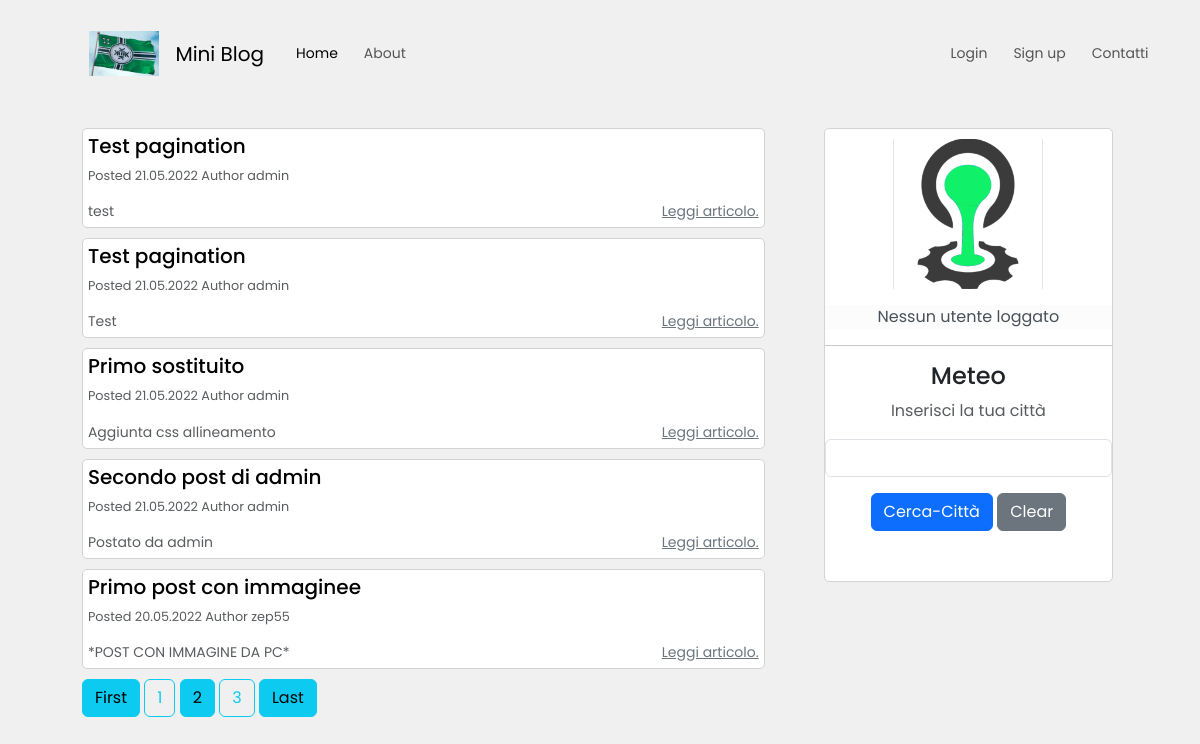
Page /?page=2 on the earlier database version.
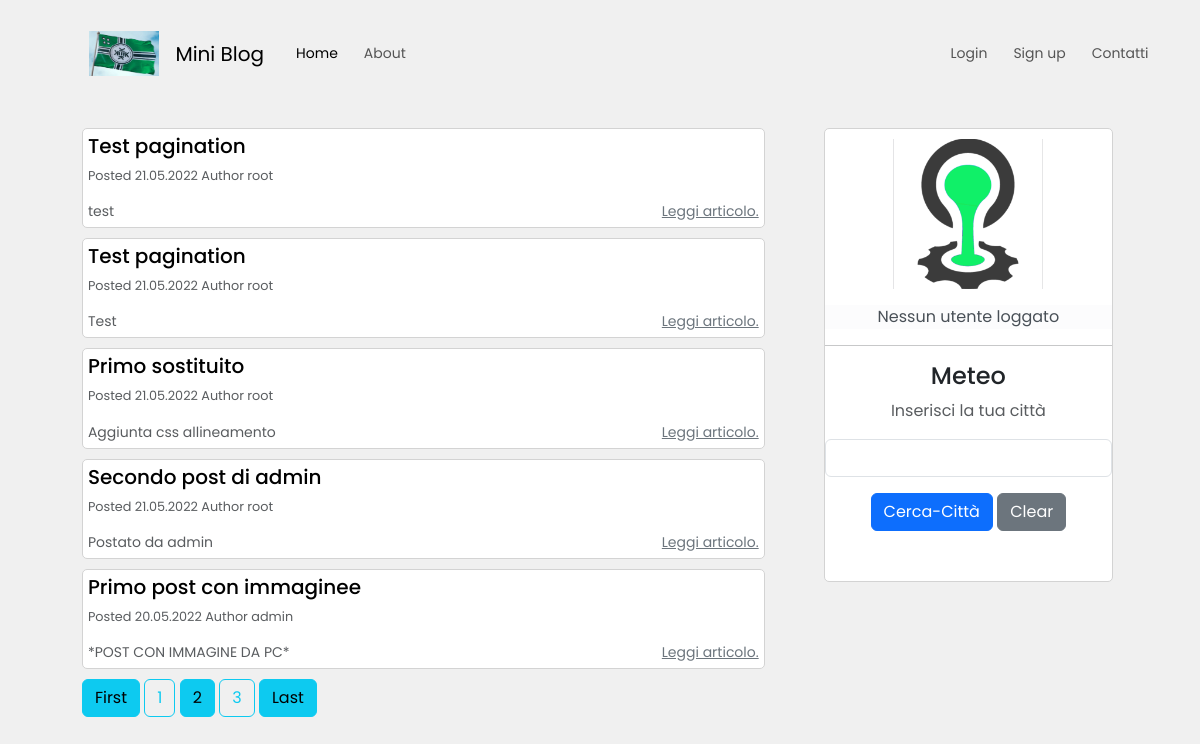
Same page on the later database version.
### blog/models.py (models this page shows, shortened)
class Post(db.Model):
    id = db.Column(db.Integer, primary_key=True)
    user_id = db.Column(db.Integer, db.ForeignKey('user.id'), nullable=False)
    created_at = db.Column(db.DateTime, default=datetime.now)
    title = db.Column(db.String(120), nullable=False)
    slug = db.Column(db.String(250))
    description = db.Column(db.String(240))
    body = db.Column(db.Text(), nullable=False)
    image = db.Column(db.String(120))

class User(UserMixin, db.Model):
    id = db.Column(db.Integer, primary_key=True)
    created_at = db.Column(db.DateTime, default=datetime.now)
    username = db.Column(db.String(12), unique=True, nullable=False)
    email = db.Column(db.String(50), unique=True, nullable=False)
    password = db.Column(db.String(250), nullable=False)
    posts = db.relationship('Post', backref='author', lazy='dynamic')

### blog/routes.py (the view)
@app.route("/", methods=["GET"])
def homepage():
    page_number = request.args.get("page", 1, type=int)
    posts = Post.query.order_by(Post.created_at.desc()).paginate(page_number, 5, True)
    return render_template(
        "homepage.html",
        posts=posts,
        weather_data=None,  # Non includiamo dati meteo per richieste GET
    )

### blog/templates/homepage.html (shortened to what this page needs)
{% extends 'base.html' %}
{% block content %}
<div class="container ">
    <div class="row ">
        <div class="col-sm-8">
            {% for post in posts.items %}
            <div class="single-post-home">
                <h5>
                    <a class="custom-link" href="{{ url_for('post_detail', post_slug=post.slug) }}">
                        {{ post.title }}
                    </a>
                </h5>
                <p class="p-small-two text-muted">Posted {{ post.created_at.strftime('%d.%m.%Y') }} Author
                    {{post.author.username }}
                </p>
                {% if post.description %}
                <p class="p-small-one text-muted mb-0">
                    {{ post.description }}
                    <a class="read-more myFloat_Right" href="{{ url_for('post_detail', post_slug=post.slug) }}">Leggi
                        articolo.</a>
                </p>
                {% endif %}
            </div>
            {% endfor %}
            <div class="pagination-block">
                <a class="btn btn-info mb-4" href="{{ url_for('homepage', page=1) }}">First</a>
                {% for page_num in posts.iter_pages(left_edge=1, right_edge=1, left_current=1, right_current=2) %}
                {% if page_num %}
                {% if posts.page == page_num %}
                <a class="btn btn-info mb-4" href="{{ url_for('homepage', page=page_num) }}">{{ page_num }}</a>
                {% else %}
                <a class="btn btn-outline-info mb-4" href="{{ url_for('homepage', page=page_num) }}">{{ page_num }}</a>
                {% endif %}
                {% else %}
                ...
                {% endif %}
                {% endfor %}
                <a class="btn btn-info mb-4" href="{{ url_for('homepage', page=posts.pages) }}">Last</a>
            </div>
        </div>
        <div class="col-sm-4">
            <div class="greyCol">
                <div class="about-snippet-block text-center">
                    <img class="img-fluid" width="150" src="{{ url_for('static', filename='img/Delta_Green.png') }}"
                        alt="">
                    <div class="mt-3">
                        {% if current_user.is_authenticated %}
                        <h3>Benvenuto</h3>
                        <a class="mr-2" href="/account">{{ current_user.username }}</a>
                        {% else %}
                        <li class="list-group-item list-group-item-light">Nessun utente loggato</li>
                        {% endif %}
                        <hr>
                        <h4>Meteo</h4>
                        <p class='text-muted'>Inserisci la tua città</p>
                        <form method="POST" action="/">
                            <div class="input-group mb-3 text-center ">
                                <input class="form-control" type="text" onfocus="this.value=''" name="city" required
                                    style="width: 150px;">
                            </div>
                            <div class="form-group mb-3">
                                <input class=" btn btn-primary" type="submit" value="Cerca-Città">
                                <input class="btn btn-secondary" type="button" value="Clear"
                                    onclick="clearWeatherData()">
                            </div>
                        </form>
                        <br>
                    </div>
                </div>
            </div>
        </div>
    </div>
</div>
{% endblock %}

### blog/templates/base.html (shortened to what this page needs)
<!DOCTYPE html>
<html lang="en">
<head>
    <link href="https://cdn.jsdelivr.net/npm/bootstrap@5.3.0/dist/css/bootstrap.min.css" rel="stylesheet"
>
    <link rel="stylesheet" href="https://cdnjs.cloudflare.com/ajax/libs/font-awesome/5.15.3/css/all.min.css"
 />
    <link rel="stylesheet" href="{{ url_for('static', filename='blog.css') }}">
</head>
<body>
    <div class="container-fluid">
        <div class="row justify-content-md-center">
            <div class="col">
                <nav class="navbar navbar-expand-lg mt-2 mb-4">
                    <div class="container navbar-container">
                        <a class="navbar-brand ms-5" href="/">
                            <img src="{{ url_for('static', filename='img/keky.png') }}" height="45" width="70" />
                        </a>
                        <a class="navbar-brand" href="{{ url_for('homepage') }}">Mini Blog</a>
                        <div class="collapse navbar-collapse" id="mynavbar">
                            <ul class="navbar-nav me-auto mb-2 mb-md-0">
                                <li class="nav-item">
                                    <a class="nav-link{% if request.path == '/' %} active{% endif %}"
                                        href="{{ url_for('homepage') }}">Home</a>
                                </li>
                                <li class="nav-item">
                                    <a class="nav-link{% if request.path == '/about' %} active{% endif %}"
                                        href="{{ url_for('about') }}">About</a>
                                </li>
                            </ul>
                            <ul class="navbar-nav ms-auto mb-2 mb-md-0">
                                {% if not current_user.is_authenticated %}
                                <li class="nav-item">
                                    <a class="nav-link{% if request.path == '/login' %} active{% endif %}"
                                        href="{{ url_for('login') }}">Login</a>
                                </li>
                                <li class="nav-item">
                                    <a class="nav-link{% if request.path == '/register' %} active{% endif %}"
                                        href="{{ url_for('register') }}">Sign up</a>
                                </li>
                                {% endif %}
                                <li class="nav-item">
                                    <a class="nav-link{% if request.path == '/contact' %} active{% endif %}"
                                        href="{{ url_for('contact') }}">Contatti</a>
                                </li>
                            </ul>
                        </div>
                    </div>
                </nav>
            </div>
        </div>
    </div>
    <div class="container">
        {% block content %}
        {% endblock %}
    </div>
</body>
</html>

### blog/static/blog.css (style rules this page uses)
html, body { font-family: 'Poppins', sans-serif; background-color: #f0f0f0; }
.greyCol { padding: 5px; }
.container { width: 95%; }
.navbar-container { max-width: 95%; font-size: 0.875rem; padding: 10px 0px 10px 0px; overflow: hidden; }
.pagination-block { margin-bottom: 30px; }
.about-snippet-block { background-color: #fff; border: 1px solid #d3d3d3; border-radius: 5px; padding: 10px 0px 10px 0px; margin-left: 30px; }
.single-post-home { background-color: #fff; border: 1px solid #d3d3d3; border-radius: 5px; padding: 5px; margin-top: 5px; margin-bottom: 10px; }
.p-small-one { font-size: 0.875rem; }
.p-small-two { font-size: 0.800rem; }
.custom-link { color: #000; text-decoration: none; }
.read-more { color: #6c757d; text-decoration: underline; }
.myFloat_Right { float: right; }
@media (min-width: 768px) { .single-post-home { margin-left: 0px; } }
@media (min-width: 768px) { .about-snippet-block { margin-left: 30px; } }
@media (min-width: 768px) { .pagination-block { margin-left: 30px; margin-left: 0em; } }
@media (min-width: 768px) { .nav-link { padding-right: 10px !important; padding-left: 1rem !important; } }

Differences in the rows shown:
changed through a linked row, Post "test": author.username "admin" → "root"
changed through a linked row, Post "Test": author.username "admin" → "root"
changed through a linked row, Post "Primo sostituito": author.username "admin" → "root"
changed through a linked row, Post "Secondo post di admin": author.username "admin" → "root"
changed through a linked row, Post "Primo post con immaginee": author.username "zep55" → "admin"
